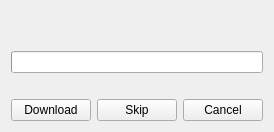
<?xml version="1.0" encoding="UTF-8"?>
<ui version="4.0">
 <class>UpdateAvailable</class>
 <widget class="QWidget" name="UpdateAvailable">
  <property name="windowTitle">
   <string>Update available</string>
  </property>
  <layout class="QVBoxLayout" name="layout">
   <item>
    <widget class="QLabel" name="headline" />
   </item>
   <item>
    <widget class="QLabel" name="pageLink" />
   </item>
   <item>
    <widget class="QProgressBar" name="progress" />
   </item>
   <item>
    <widget class="QLabel" name="note" />
   </item>
   <item>
    <layout class="QHBoxLayout" name="buttons" stretch="1,0,0,0">
     <item>
      <spacer name="buttonsStart">
       <property name="orientation">
        <enum>Qt::Horizontal</enum>
       </property>
       <property name="sizeType">
        <enum>QSizePolicy::Expanding</enum>
       </property>
       <property name="sizeHint" stdset="0">
        <size>
         <width>0</width>
         <height>0</height>
        </size>
       </property>
      </spacer>
     </item>
     <item>
      <widget class="QPushButton" name="download">
       <property name="text">
        <string>Download</string>
       </property>
      </widget>
     </item>
     <item>
      <widget class="QPushButton" name="skip">
       <property name="text">
        <string>Skip</string>
       </property>
      </widget>
     </item>
     <item>
      <widget class="QPushButton" name="cancel">
       <property name="text">
        <string>Cancel</string>
       </property>
      </widget>
     </item>
    </layout>
   </item>
  </layout>
 </widget>
 <resources />
 <connections />
</ui>
